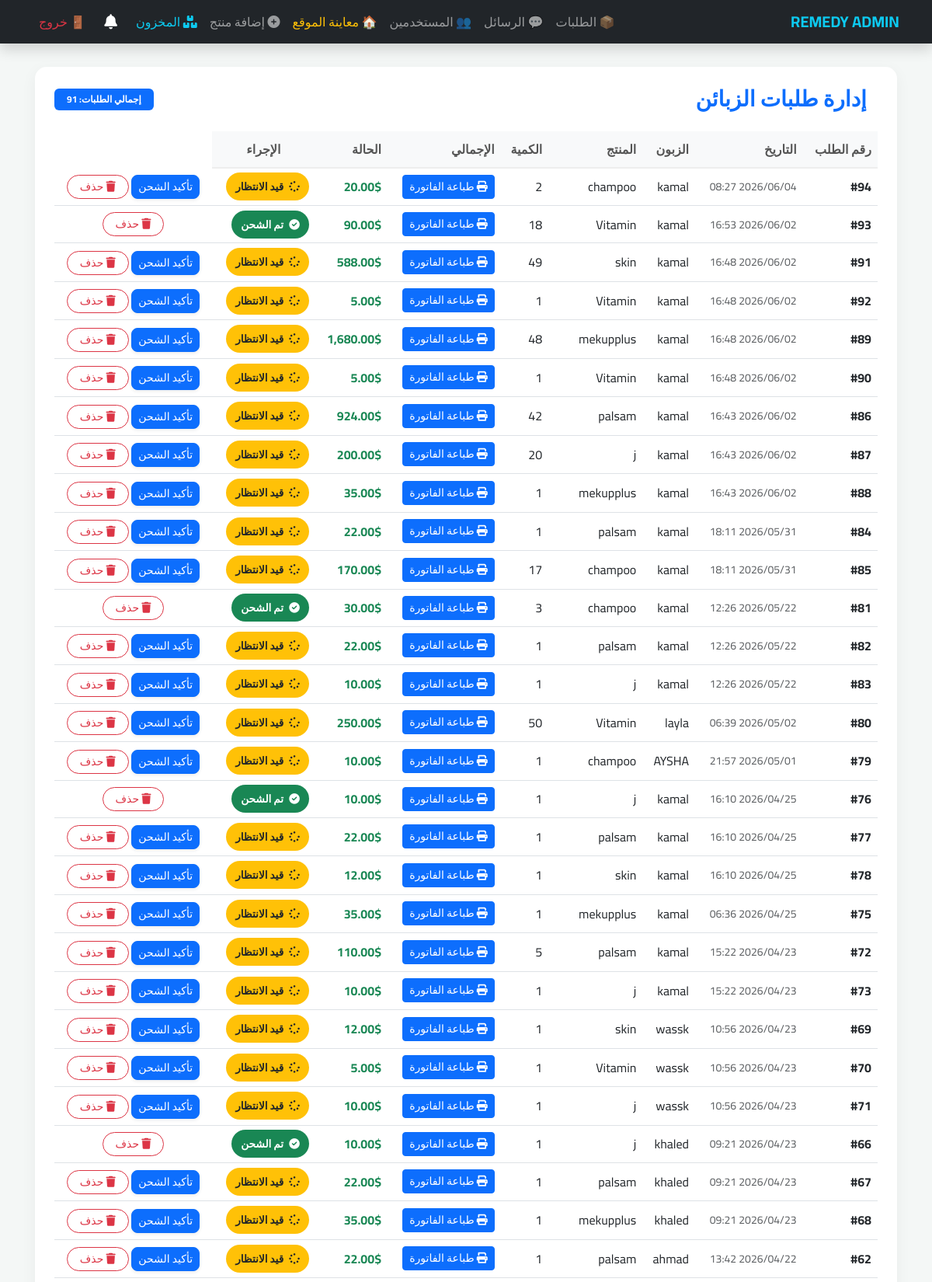
Page /admin_orders.php (signed in, upper part) on the committed database.
### tables this page shows
CREATE TABLE `orders` (
  `order_id` int(11) NOT NULL,
  `order_group_id` varchar(50) DEFAULT NULL,
  `user_id` int(11) NOT NULL,
  `phone` varchar(20) NOT NULL,
  `address` text NOT NULL,
  `product_id` int(11) NOT NULL,
  `quantity` int(11) NOT NULL DEFAULT 1,
  `Order_total` decimal(10,2) NOT NULL,
  `order_status` varchar(50) DEFAULT 'Pending',
  `order_date` timestamp NOT NULL DEFAULT current_timestamp()
);

CREATE TABLE `users` (
  `id` int(11) NOT NULL,
  `firstname` varchar(50) NOT NULL,
  `lastname` varchar(50) NOT NULL,
  `email` varchar(100) NOT NULL,
  `password` varchar(255) NOT NULL,
  `phone` varchar(20) DEFAULT NULL,
  `address` text DEFAULT NULL,
  `role` enum('user','admin') DEFAULT 'user',
  `created_at` timestamp NOT NULL DEFAULT current_timestamp()
);

CREATE TABLE `products` (
  `id` int(11) NOT NULL,
  `name` varchar(100) NOT NULL,
  `description` text DEFAULT NULL,
  `price` decimal(10,2) NOT NULL,
  `image` varchar(255) DEFAULT NULL,
  `category` varchar(50) DEFAULT NULL,
  `stock_quantity` int(11) DEFAULT 0,
  `stock` int(11) NOT NULL DEFAULT 0
);

### admin_orders.php (the view, shortened to what this page needs)
<?php
require_once './db_config.php';
$query = "SELECT o.*, u.firstname, p.name as medicine_name
          FROM orders o
          LEFT JOIN users u ON o.user_id = u.id
          LEFT JOIN products p ON o.product_id = p.id
          ORDER BY o.order_date DESC";
$result = mysqli_query($conn, $query);
include './admin_navbar.php';
?>
<!DOCTYPE html>
<html lang="ar" dir="rtl">
<head>
    <link href="https://cdn.jsdelivr.net/npm/bootstrap@5.3.0/dist/css/bootstrap.rtl.min.css" rel="stylesheet">
    <link rel="stylesheet" href="https://cdnjs.cloudflare.com/ajax/libs/font-awesome/6.0.0/css/all.min.css">
</head>
<body>
<div class="container main-container">
    <div class="table-card">
        <div class="d-flex flex-column flex-md-row justify-content-between align-items-center mb-4">
            <h3 class="fw-bold text-primary mb-3 mb-md-0">
                <i class="fas fa-boxes-packing me-2"></i> إدارة طلبات الزبائن
            </h3>
            <div class="stats">
                <span class="badge bg-primary p-2 px-3">إجمالي الطلبات: <?php echo mysqli_num_rows($result); ?></span>
            </div>
        </div>
        <div class="table-responsive">
            <table class="table table-hover align-middle">
                <thead>
                    <tr>
                        <th>رقم الطلب</th>
                        <th>التاريخ</th>
                        <th>الزبون</th>
                        <th>المنتج</th>
                        <th>الكمية</th>
                        <th>الإجمالي</th>
                        <th>الحالة</th>
                        <th class="text-center">الإجراء</th>
                    </tr>
                </thead>
                <tbody>
                    <?php if(mysqli_num_rows($result) > 0): ?>
                        <?php while($row = mysqli_fetch_assoc($result)): ?>
                        <tr>
                            <td class="fw-bold">#<?php echo htmlspecialchars($row['order_id']); ?></td>
                            <td><small class="text-muted"><?php echo date('Y/m/d H:i', strtotime($row['order_date'])); ?></small></td>
                            <td><?php echo htmlspecialchars($row['firstname'] ?? 'مستخدم محذوف'); ?></td>
                            <td><span class="text-dark"><?php echo htmlspecialchars($row['medicine_name'] ?? 'منتج غير متوفر'); ?></span></td>
                            <td><?php echo $row['quantity']; ?></td>
                            <td>
    <a href="print_invoice.php?group_id=<?php echo $row['order_group_id']; ?>" target="_blank" class="btn btn-primary btn-sm">
    <i class="fas fa-print"></i> طباعة الفاتورة
</a>
</td>
                            <td class="text-success fw-bold"><?php echo number_format($row['Order_total'], 2); ?>$</td>
                            <td>
                                <?php if($row['order_status'] == 'Shipped'): ?>
                                    <span class="status-badge bg-success text-white"><i class="fas fa-check-circle me-1"></i> تم الشحن</span>
                                <?php else: ?>
                                    <span class="status-badge bg-warning text-dark"><i class="fas fa-spinner fa-spin me-1"></i> قيد الانتظار</span>
                                <?php endif; ?>
                            </td>
                            <td class="text-center">
                                <?php if($row['order_status'] !== 'Shipped'): ?>
                                    <form method="POST" onsubmit="return confirm('هل أنت متأكد من تأكيد الشحن؟');" style="display:inline;">
                                        <button name="mark_shipped" class="btn btn-sm btn-primary btn-shipped shadow-sm">
                                            تأكيد الشحن
                                        </button>
                                    </form>
                                <?php endif; ?>
                                <a href="delete_order.php?id=<?php echo $row['order_id']; ?>"
                                   class="btn btn-sm btn-outline-danger rounded-pill px-3"
                                   onclick="return confirm('حذف الطلب نهائياً؟');">
                                    <i class="fas fa-trash"></i> حذف
                                </a>
                            </td>
                        </tr>
                        <?php endwhile; ?>
                    <?php endif; ?>
                </tbody>
            </table>
        </div>
    </div>
</div>
</body>
</html>

### admin_orders.php (style rules this page uses)
body { background-color: #f4f7f6; font-family: 'Cairo', sans-serif; }
.main-container { padding: 30px 15px; }
.table-card { background: white; border-radius: 15px; padding: 25px; box-shadow: 0 5px 20px rgba(0,0,0,0.05); border: none; }
.status-badge { padding: 5px 12px; border-radius: 50px; font-size: 0.85rem; font-weight: 600; }
.table thead th { background-color: #f8f9fa; color: #555; border-bottom: 2px solid #eee; }
.btn-shipped { border-radius: 8px; transition: 0.3s; }

### rows in the picture
orders: order_id "94", order_date "2026/06/04 08:27", user.firstname "kamal", product.name "champoo", quantity "2", Order_total "20.00", order_status "Pending" (drawn)
orders: order_id "93", order_date "2026/06/02 16:53", user.firstname "kamal", product.name "Vitamin", quantity "18", Order_total "90.00", order_status "Shipped" (drawn)
orders: order_id "91", order_date "2026/06/02 16:48", user.firstname "kamal", product.name "skin", quantity "49", Order_total "588.00", order_status "Pending" (drawn)
orders: order_id "92", order_date "2026/06/02 16:48", user.firstname "kamal", product.name "Vitamin", quantity "1", Order_total "5.00", order_status "Pending" (drawn)
orders: order_id "89", order_date "2026/06/02 16:48", user.firstname "kamal", product.name "mekupplus", quantity "48", Order_total "1,680.00", order_status "Pending" (drawn)
orders: order_id "90", order_date "2026/06/02 16:48", user.firstname "kamal", product.name "Vitamin", quantity "1", Order_total "5.00", order_status "Pending" (drawn)
orders: order_id "86", order_date "2026/06/02 16:43", user.firstname "kamal", product.name "palsam", quantity "42", Order_total "924.00", order_status "Pending" (drawn)
orders: order_id "87", order_date "2026/06/02 16:43", user.firstname "kamal", product.name "j", quantity "20", Order_total "200.00", order_status "Pending" (drawn)
orders: order_id "88", order_date "2026/06/02 16:43", user.firstname "kamal", product.name "mekupplus", quantity "1", Order_total "35.00", order_status "Pending" (drawn)
orders: order_id "84", order_date "2026/05/31 18:11", user.firstname "kamal", product.name "palsam", quantity "1", Order_total "22.00", order_status "Pending" (drawn)
orders: order_id "85", order_date "2026/05/31 18:11", user.firstname "kamal", product.name "champoo", quantity "17", Order_total "170.00", order_status "Pending" (drawn)
orders: order_id "81", order_date "2026/05/22 12:26", user.firstname "kamal", product.name "champoo", quantity "3", Order_total "30.00", order_status "Shipped" (drawn)
orders: order_id "82", order_date "2026/05/22 12:26", user.firstname "kamal", product.name "palsam", quantity "1", Order_total "22.00", order_status "Pending" (drawn)
orders: order_id "83", order_date "2026/05/22 12:26", user.firstname "kamal", product.name "j", quantity "1", Order_total "10.00", order_status "Pending" (drawn)
orders: order_id "80", order_date "2026/05/02 06:39", user.firstname "layla", product.name "Vitamin", quantity "50", Order_total "250.00", order_status "Pending" (drawn)
orders: order_id "79", order_date "2026/05/01 21:57", user.firstname "AYSHA", product.name "champoo", quantity "1", Order_total "10.00", order_status "Pending" (drawn)
orders: order_id "76", order_date "2026/04/25 16:10", user.firstname "kamal", product.name "j", quantity "1", Order_total "10.00", order_status "Shipped" (drawn)
orders: order_id "77", order_date "2026/04/25 16:10", user.firstname "kamal", product.name "palsam", quantity "1", Order_total "22.00", order_status "Pending" (drawn)
orders: order_id "78", order_date "2026/04/25 16:10", user.firstname "kamal", product.name "skin", quantity "1", Order_total "12.00", order_status "Pending" (drawn)
orders: order_id "75", order_date "2026/04/25 06:36", user.firstname "kamal", product.name "mekupplus", quantity "1", Order_total "35.00", order_status "Pending" (drawn)
orders: order_id "72", order_date "2026/04/23 15:22", user.firstname "kamal", product.name "palsam", quantity "5", Order_total "110.00", order_status "Pending" (drawn)
orders: order_id "73", order_date "2026/04/23 15:22", user.firstname "kamal", product.name "j", quantity "1", Order_total "10.00", order_status "Pending" (drawn)
orders: order_id "69", order_date "2026/04/23 10:56", user.firstname "wassk", product.name "skin", quantity "1", Order_total "12.00", order_status "Pending" (drawn)
orders: order_id "70", order_date "2026/04/23 10:56", user.firstname "wassk", product.name "Vitamin", quantity "1", Order_total "5.00", order_status "Pending" (drawn)
orders: order_id "71", order_date "2026/04/23 10:56", user.firstname "wassk", product.name "j", quantity "1", Order_total "10.00", order_status "Pending" (drawn)
orders: order_id "66", order_date "2026/04/23 09:21", user.firstname "khaled", product.name "j", quantity "1", Order_total "10.00", order_status "Shipped" (drawn)
orders: order_id "67", order_date "2026/04/23 09:21", user.firstname "khaled", product.name "palsam", quantity "1", Order_total "22.00", order_status "Pending" (drawn)
orders: order_id "68", order_date "2026/04/23 09:21", user.firstname "khaled", product.name "mekupplus", quantity "1", Order_total "35.00", order_status "Pending" (drawn)
orders: order_id "62", order_date "2026/04/22 13:42", user.firstname "ahmad", product.name "palsam", quantity "1", Order_total "22.00", order_status "Pending" (drawn)

### other values in the picture
mysqli_num_rows($result) "91"
